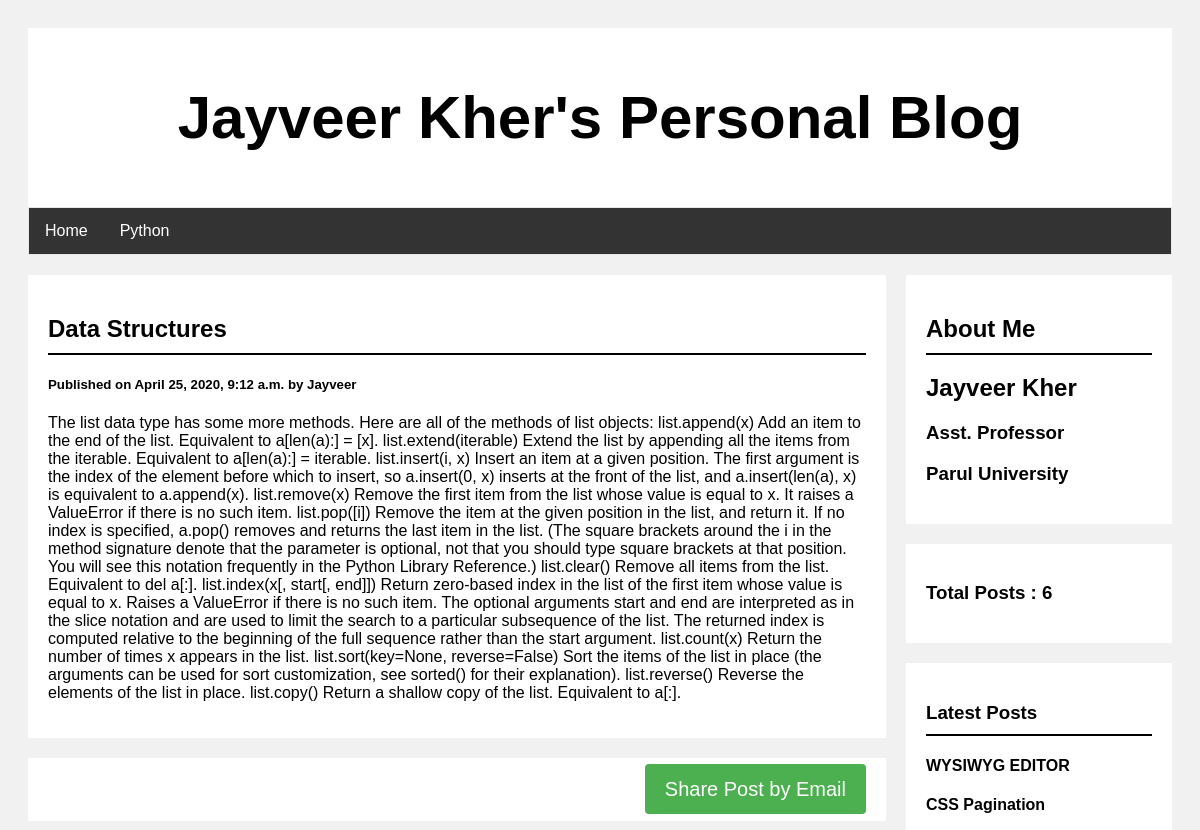
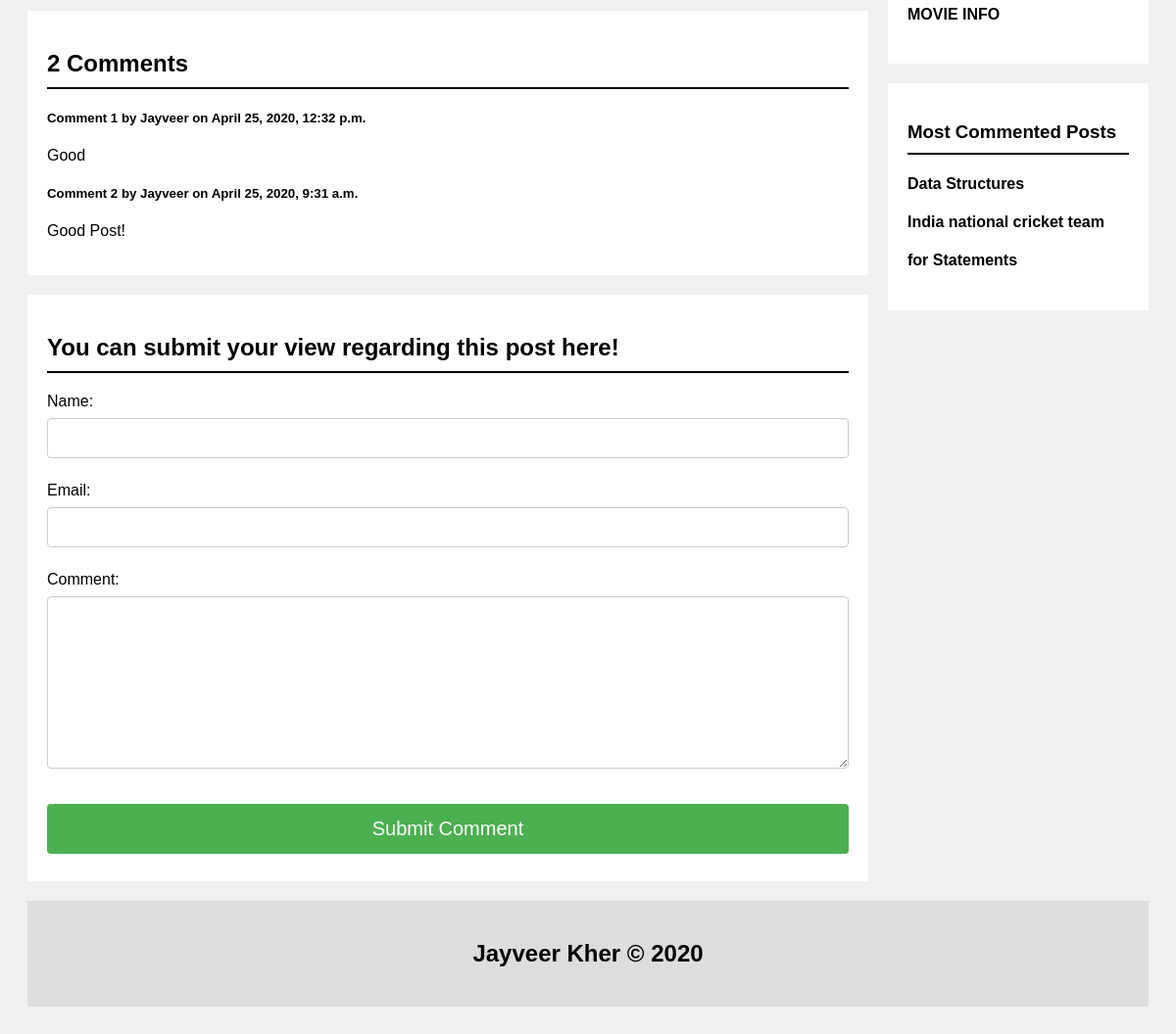
The page /2020/04/25/data-structures on the database its author committed (2 pictures, top to bottom).
### post/models.py (models this page shows, shortened)
class Post(models.Model):
    STATUS_CHOICES = (('draft','Draft'),('published','Published'))
    title = models.CharField(max_length=256)
    slug = models.SlugField(max_length=264,unique_for_date='publish')
    author = models.ForeignKey(User,related_name='blog_posts',on_delete=models.CASCADE,)
    body = RichTextField(blank=True,null=True)
    publish = models.DateTimeField(default=timezone.now)
    created = models.DateTimeField(auto_now_add=True) #post object created.
    updated = models.DateTimeField(auto_now=True) # what time save() method called
    status = models.CharField(max_length=10,choices=STATUS_CHOICES,default='draft')
    objects = CustomManager()
    tags=TaggableManager()
    class Meta:
        ordering=('-publish',)
    def get_absolute_url(self):
        return reverse('post_detail',args=[self.publish.year,self.publish.strftime('%m'),self.publish.strftime('%d'),self.slug])

class Comment(models.Model):
    post = models.ForeignKey(Post,related_name='comments',on_delete=models.CASCADE,)
    name=models.CharField(max_length=32)
    email=models.EmailField()
    body = models.TextField()
    created = models.DateTimeField(auto_now_add=True)
    updated = models.DateTimeField(auto_now=True)
    active = models.BooleanField(default=True)
    class Meta:
        ordering=('-created',)

### post/views.py (the view)
# urls.py: path('<int:year>/<int:month>/<int:day>/<slug:slug>',views.post_detail_view,name='post_detail'),
def post_detail_view(request,year,month,day,slug):
    post=get_object_or_404(Post,
                            slug=slug,
                            status='published',
                            publish__year=year,
                            publish__month=month,
                            publish__day=day)
    comments = post.comments.filter(active=True)
    csubmit = False
    if request.method=='POST':
        form = CommentForm(request.POST)
        if form.is_valid():
            new_comment = form.save(commit=False) #User only take data like name,email,comment but we require more data related to post
            new_comment.post = post # post object is already there
            new_comment.save()
            csubmit = True
    else:
        form = CommentForm()
    return render(request,'post/post_detail.html',{'post':post,'form':form,'csubmit':csubmit,'comments':comments})

### post/forms.py
class CommentForm(forms.ModelForm):
    class Meta:
        model = Comment
        fields = ('name','email','body')
        labels={
        "body":"Comment"
        }

### post/models.py (called while the page is built)
    def get_queryset(self):
        return super().get_queryset().filter(status='published')

### post/templatetags/blog_tags.py (called while the page is built)
@register.simple_tag  #we can pass name='my_name' as parameter for specific name
def total_posts():
    return Post.objects.count()

@register.inclusion_tag('post/latest_posts.html')
def show_latest_posts(count=3):
    latest_posts = Post.objects.order_by('-publish')[:count]
    return {'latest_posts':latest_posts}

@register.inclusion_tag('post/most_commented_posts.html')
def get_most_commented_posts(count=3):
    most_commented = Post.objects.annotate(total_comments=Count('comments')).order_by('-total_comments')[:count]
    return {'most_commented':most_commented}

### templates/post/post_detail.html (shortened to what this page needs)
{%extends 'post/base.html'%}
{%block body_block%}
<div class="leftcolumn">
    <div class="card">
    <h2  class="bottom_line">{{post.title}}</h2>
    <h5>Published on {{post.publish}} by {{post.author|title}}</h5>
    <p>{{post.body| safe}}</p>
    </div>
    <div class="card" align='right'>
      <a href="{%url 'share_by_mail' post.id%}" class="btn">Share Post by Email</a>
    </div>
    <div class="card">
      {% with comments.count as comments_count%}
      <h2 class="bottom_line">{{comments_count}} Comment{{comments_count|pluralize}}</h2>
      {%endwith%}
      {%if comments%}
        {%for comment in comments%}
        <h5>Comment {{forloop.counter}} by {{comment.name}} on {{comment.created}}</h5>
        <p>{{comment.body|linebreaks}}</p>
      {%endfor%}
      {%else%}
        <p>There are no Comments Yet!!!</p>
      {%endif%}
    </div>
    <div class="card">
      {%if csubmit%}
            <h2 style='color:green;'>Your Comment added successfully....</h2>
      {%else%}
            <h2  class="bottom_line">You can submit your view regarding this post here!</h2>
            <form method="post">
              {{form.as_p}}
              <input type="submit" value="Submit Comment">
            </form>
          {%endif%}
    </div>
</div>
{%endblock%}

### templates/post/latest_posts.html
{%for post in latest_posts%}
    <a href="{{post.get_absolute_url}}"><h4>{{post.title}}</h4></a>
{%endfor%}

### templates/post/most_commented_posts.html
{%for post in most_commented%}
    <a href="{{post.get_absolute_url}}"><h4>{{post.title}}</h4></a>
{%endfor%}

### templates/post/base.html (style rules this page uses)
* { box-sizing: border-box; }
body { font-family: Arial; padding: 20px; background: #f1f1f1; }
.leftcolumn { float: left; width: 75%; }
.card { background-color: white; padding: 20px; margin-top: 20px; }
.bottom_line { border-bottom:2px solid black; padding-bottom:10px; }
#id_name,#id_email,#id_to,#id_comment,#id_body { width: 100%; padding: 12px 20px; margin: 8px 0; display: inline-block; border: 1px solid #ccc; border-radius: 4px; box-sizing: border-box; }
input[type=submit] { width: 100%; background-color: #4CAF50; color: white; padding: 14px 20px; margin: 8px 0; border: none; border-radius: 4px; cursor: pointer; font-size: 20px; }
.btn { width: 100%; background-color: #4CAF50; color: white; padding: 14px 20px; margin: 8px 0; border: none; border-radius: 4px; cursor: pointer; font-size: 20px; text-decoration: none; }
a { text-decoration: none; color: black; }

### rows shown on the page
Post: title "Data Structures", publish "April 25, 2020, 9:12 a.m.", author "Jayveer", body "The list data type has some more methods. Here are all of the methods of list objects: list.append(x) Add an item to the end of the list. Equivalent to a[len(a):] = [x]. list.extend(iterable) Extend the list by appending all the items from the iterable. Equivalent to a[len(a):] = iterable. list.insert(i, x) Insert an item at a given position. The first argument is the index of the element before which to insert, so a.insert(0, x) inserts at the front of the list, and a.insert(len(a), x) is equivalent to a.append(x). list.remove(x) Remove the first item from the list whose value is equal to x. It raises a ValueError if there is no such item. list.pop([i]) Remove the item at the given…"
Comment: name "Jayveer", created "April 25, 2020, 12:32 p.m.", body "Good"
Comment: name "Jayveer", created "April 25, 2020, 9:31 a.m.", body "Good Post!"
Post: title "WYSIWYG EDITOR"
Post: title "CSS Pagination"
Post: title "MOVIE INFO"
Post: title "India national cricket team"
Post: title "for Statements"

### other values the page prints
{{ comments_count }} "2"
